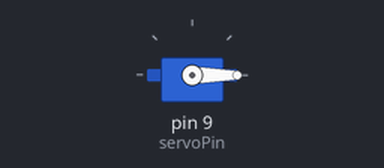
Simulated run of this sketch. Board: Arduino Uno, built with avr-gcc and run on an emulated ATmega328P. Parts: servo.

Above: at 0.05 s.
Timing chart, 0 to 4.6 s (numbered marks = the images above):
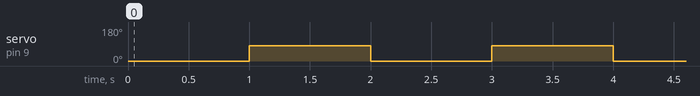

Measured:
- by itself, servo on pin 9 (servoPin): alternates 80° for 1.0 s and 0° for 1.0 s

The sketch:

Seed_Detection.ino
```cpp
#include <Servo.h>

Servo servo;
int servoPin = 9;

void setup()
{
  servo.attach(servoPin);

  Serial.begin(9600);
}

void loop()
{
  servo.write(0);
  delay(1000);
  servo.write(80);
  delay(1000);
}
```
